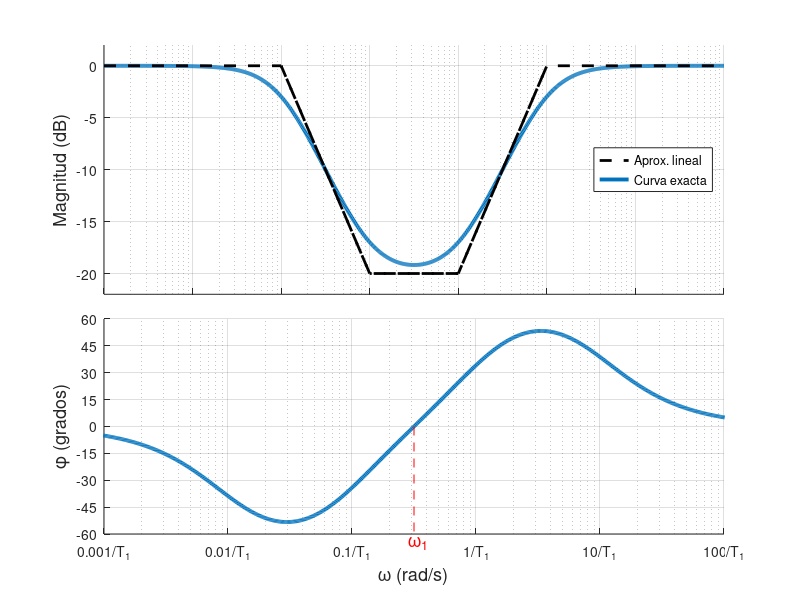
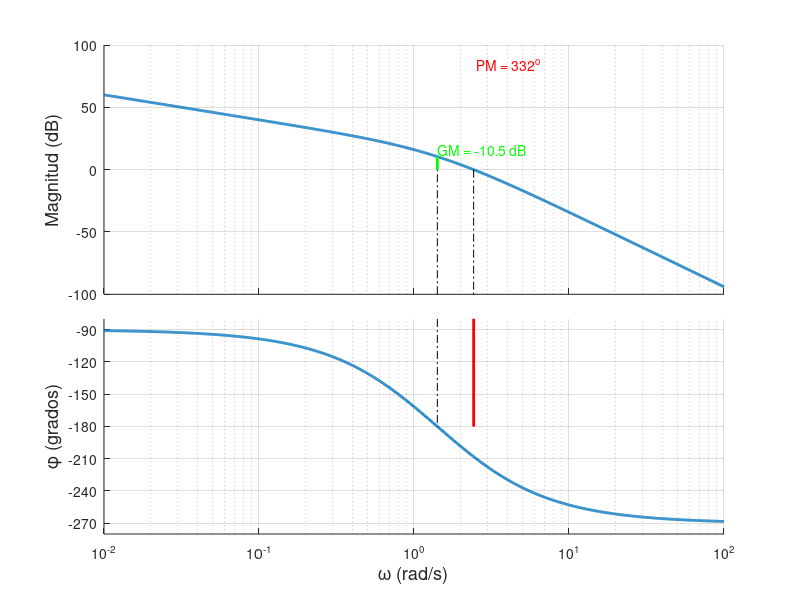

Write MATLAB code to recreate these figures, in order. (Note: this script raises an error after producing the figures.)
%% Lag-Lead Compensator
% Assume gamma = beta
beta = 10;
gamma = beta;
Kc = 1;
T1 = 1;
T2 = 10*T1;
s = tf('s');
w = logspace(-4,3,1001)';
Gc = Kc*((s+1/T1)/(s+gamma/T1))*((s+1/T2)/(s+1/(beta*T2)));
[magn,phase] = bode(Gc,w);
magn = squeeze(magn);
phase = squeeze(phase);

try close(1);
catch warning('Figure 1 already closed');
end
figure(1), set(gcf, 'Position',  [100, 200, 800, 600])
subplot(15,1,1:8), cla, hold on
set(gca, 'XScale', 'log')
mx = [0.0001/T1 0.01/T1; 0.01/T1 0.1/T1; 0.1/T1 1/T1; 1/T1 10/T1; 10/T1 1000/T1];
my = [0 0; 0 -20; -20 -20; -20 0; 0 0];
hl1 = semilogx(w,20*log10(magn),'LineWidth',2.8);
hl2 = line(mx,my,'LineWidth',2,  'LineStyle','--','Color','k');
ylabel('Magnitud (dB)','FontSize',13), grid on
set(gca,'Xticklabel',[])
% xlim([0.001 100])
ylim([-22 2])
legend([hl2(1), hl1], 'Aprox. lineal', 'Curva exacta','Location','east')

subplot(15,1,9:15), hold on
set(gca, 'XScale', 'log')
hl2 = semilogx(w,phase,'LineWidth',2.8);
line([1/sqrt(T1*T2) 1/sqrt(T1*T2)],[0 -90],'LineStyle','--','Color','r')
text(0.9/sqrt(T1*T2),-65,'\omega_1','FontSize',13,'Color','r','LineWidth',1.5)
xlim([0.001 100])
ylim([-60 60])
% legend([hl1(1), hl2], 'Aprox. lineal', 'Curva exacta')
ylabel('\phi (grados)','FontSize',13), grid on
xlabel('\omega (rad/s)','FontSize',13)
xticks([1e-4 1e-3 1e-2 1e-1 1 1e1 1e2 1e3])
xticklabels({'0.0001/T_1','0.001/T_1','0.01/T_1','0.1/T_1','1/T_1','10/T_1','100/T_1','1000/T_1'})
yticks(-90:15:90)
exportgraphics(gcf,'../images/bodeLagLeadComp.eps')

%% Lag-Lead Compensator Design
s = tf('s');
G = 1/(s*(s+1)*(s+2));
w = logspace(-2,2,1001)';

% Requirements: Kv = 10 sec^-1, PM = 50 deg, GM = 10 dB
% 1. Compute Kc such that Kv requirement is satisfied
Kc = 20;

%% 2. Draw the Bode plot for the gain adjusted uncompensated system
% Obtain the phase margin
[Gm,Pm,Wcg,Wcp] = margin(Kc*G);
[magnu,phaseu] = bode(Kc*G,w);
magnu = squeeze(magnu);
phaseu = squeeze(phaseu);

try close(2); catch warning('Figure 2 already closed'); end
figure(2), set(gcf, 'Position',  [100, 400, 800, 600])
subplot(15,1,1:8), cla, hold on
set(gca, 'XScale', 'log')
semilogx(w,20*log10(magnu),'LineWidth',2)
line([Wcp Wcp],[0 -100],'Color','k','LineStyle','-.')
line([Wcg Wcg],[0 -20*log10(Gm)],'Color','g','LineWidth',2)
line([Wcg Wcg],[-100 0],'Color','k','LineStyle','-.')
text(Wcg,-20*log10(Gm)+5,...
    sprintf('GM = %0.3g dB',20*log10(Gm)),'Color','g')
ylabel('Magnitud (dB)','FontSize',13), grid on
set(gca,'Xticklabel',[])
% xlim([0.1 10])
% ylim([-40 40])
% yticks(-100:10:80)

subplot(15,1,9:15), cla, hold on
set(gca, 'XScale', 'log')
semilogx(w,phaseu,'LineWidth',2)
line([Wcp Wcp],[-80 -180],'Color','k','LineStyle','-.')
line([Wcp Wcp],[-180 -180+Pm],'Color','r','LineWidth',2)
line([Wcg Wcg],[-80 -180],'Color','k','LineStyle','-.')
text(1.05*Wcp,-175+Pm,...
    sprintf('PM = %0.3g^o',Pm),'Color','r')
ylabel('\phi (grados)','FontSize',13), grid on
xlabel('\omega (rad/s)','FontSize',13)
% xlim([0.1 10])
ylim([-280 -80])
yticks(-270:30:-90)
exportgraphics(gcf,'../images/marginsExample2.eps')

%% 3. Choose a new gain crossover frequency and set the
%  corner frequency one decade below (lag zero frequency)
% Frequency where phase = -180
wc = 1.41;
wz_lag = wc/10;
T2 = 1/wz_lag;

%% 4. Compute beta from the formula and place the corner 
%  frequency (lag pole frequency)
syms beta
beta = double(solve(sin(50*pi/180) == (beta-1)/(beta+1)));
wp_lag = 1/(beta*T2);

%% 5. Obtain the gain at the crossover frequency
syms wp_lead wz_lead
% wp_lead = double(solve(20 == (13)/(log10(wp_lead)-log10(1.5))));
% wz_lead = double(solve(20 == (-13+20)/(log10(1.5)-log10(wz_lead))));
wp_lead = double(solve(20 == (0-20*log10(Gm))/(log10(wp_lead)-log10(wc))));
wz_lead = double(solve(20 == (20*log10(Gm)+20)/(log10(wc)-log10(wz_lead))));
Gc = Kc*((s+wz_lag)/(s+wp_lag))*((s+wz_lead)/(s+wp_lead));

[magnc,phasec] = bode(G*Gc,w);
magnc = squeeze(magnc); phasec = squeeze(phasec);
[Gmc,Pmc,Wcgc,Wcpc] = margin(Gc*G);
[Gmc,Pmc,Wcgc,Wcpc]

try close(3); catch warning('Figure 3 already closed'); end
figure(3), set(gcf, 'Position',  [1000, 200, 800, 600])
subplot(15,1,1:8), cla, hold on
set(gca, 'XScale', 'log')
semilogx(w,20*log10(magnu),'LineWidth',2)
semilogx(w,20*log10(magnc),'LineWidth',2)
line([Wcpc Wcpc],[0 -100],'Color','k','LineStyle','-.')
line([Wcgc Wcgc],[-100 0],'Color','k','LineStyle','-.')
line([Wcgc Wcgc],[0 -20*log10(Gmc)],'Color','g','LineWidth',2)
text(1.05*Wcgc,-20*log10(Gmc)+15,...
    sprintf('GM = %0.3g dB',20*log10(Gmc)),'Color','g')
legend('G_1(s)','G_c(s)G(s)')
ylabel('Magnitud (dB)','FontSize',13), grid on
set(gca,'Xticklabel',[])

subplot(15,1,9:15), cla, hold on
set(gca, 'XScale', 'log')
semilogx(w,phaseu,'LineWidth',2)
semilogx(w,phasec,'LineWidth',2)
line([Wcpc Wcpc],[-80 -180],'Color','k','LineStyle','-.')
line([Wcpc Wcpc],[-180 -180+Pmc],'Color','r','LineWidth',2)
line([Wcgc Wcgc],[-80 -180],'Color','k','LineStyle','-.')
text(1.05*Wcpc,-175+Pmc,...
    sprintf('PM = %0.3g^o',Pmc),'Color','r')
ylim([-270 -90])
yticks(-270:30:-90)
legend('G_1(s)','G_c(s)G(s)')
ylabel('\phi (grados)','FontSize',13), grid on
xlabel('\omega (rad/s)','FontSize',13)
exportgraphics(gcf,'../images/lagLeadExample2Comparison.eps')

%% Time responses
Tf = 25;
% Step response
[ysu,tsu] = step(feedback(G,1),Tf);
[ysc,tsc] = step(feedback(Gc*G,1),Tf);
try close(4); catch warning('Figure 1 already closed'); end
figure(4), cla, hold on
set(gcf, 'Position',  [100, 200, 800, 600])
plot(tsu,ysu,'LineWidth',3);
plot(tsc,ysc,'LineWidth',3);
line([0 Tf],[1 1],'Color','k','LineStyle','--','LineWidth',1.5);
grid on, xlim([0 Tf])
xlabel('Time [s]'), ylabel('y(t)')
legend('G(s)','G_c(s)G(s)','Location','east')
exportgraphics(gcf,'../images/stepRespLagLeadCompExample2.eps')

% Ramp response
[yru,tru] = step(feedback(G,1)*(1/s),Tf);
[yrc,trc] = step(feedback(Gc*G,1)*(1/s),Tf);
try close(5); catch warning('Figure 1 already closed'); end
figure(5), cla, hold on
set(gcf, 'Position',  [1000, 200, 800, 600])
h2 = plot(tru,yru,'LineWidth',3);
h3 = plot(trc,yrc,'LineWidth',3);
h1 = line([0 Tf],[0 Tf],'Color','k','LineStyle','--','LineWidth',1.5);
grid on
xlabel('Time [s]'), ylabel('y(t)')
legend([h2,h3],'G(s)','G_c(s)G(s)','Location','east')
exportgraphics(gcf,'../images/rampRespLagLeadCompExample2.eps')







